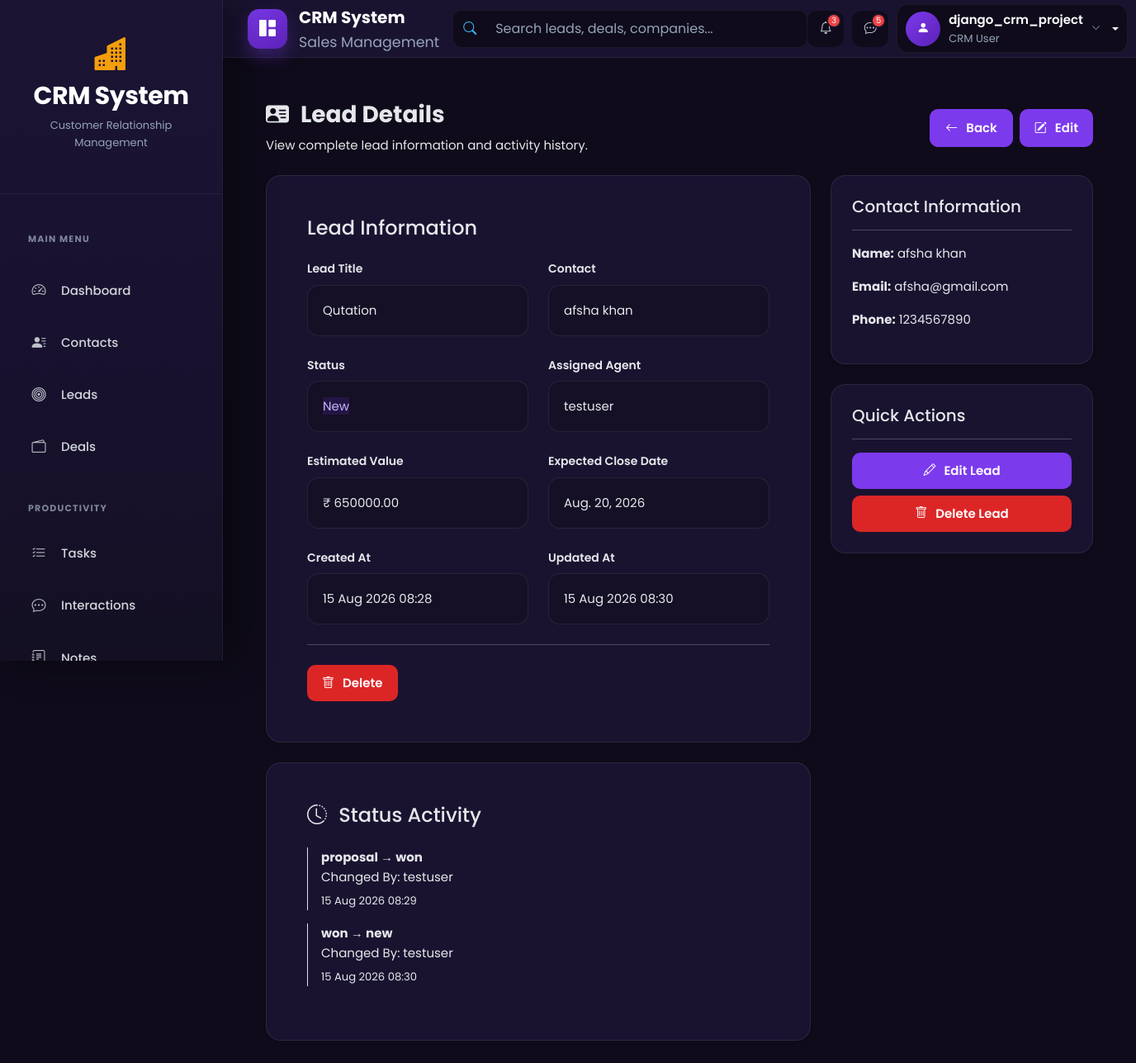
The app's page /leads/8/ (signed in) with its own data.
### accounts/models.py (models this page shows)
class CustomUser(AbstractUser):
    ROLE_CHOICES = (
        ('admin', 'Admin'),
        ('agent', 'Agent'),
    )
    role = models.CharField(max_length=10, choices=ROLE_CHOICES, default='agent')
    phone = models.CharField(max_length=15, blank=True, null=True)
    profile_pic = models.ImageField(upload_to="profiles/", blank=True, null=True)
    email = models.EmailField(unique=True)
    is_approved = models.BooleanField(default=False, help_text="Admin approval required for login")
    def __str__(self):
        return self.username

### leads/models.py (models this page shows, shortened)
class Lead(models.Model):
    STATUS_CHOICES = [
        ('new','New'),
        ('contacted','Contacted'),
        ('qualified','Qualified'),
        ('proposal','Proposal'),
        ('won','Won'),
        ('lost','Lost'),
    ]
    contact = models.ForeignKey(Contact,on_delete=models.CASCADE)
    title = models.CharField(max_length=200)
    status = models.CharField(max_length=20, choices=STATUS_CHOICES, default='new')
    assigned_to = models.ForeignKey(settings.AUTH_USER_MODEL, on_delete=models.SET_NULL, null=True,blank=True)
    estimated_value = models.DecimalField(max_digits=12, decimal_places=2, default=0)
    expected_close =models.DateField(null=True, blank=True)
    created_at = models.DateTimeField(auto_now_add=True)
    updated_at =models.DateTimeField(auto_now=True)

class LeadActivity(models.Model):
    lead = models.ForeignKey(Lead, on_delete=models.CASCADE, related_name='activities')
    old_status = models.CharField(max_length=20)
    new_status = models.CharField(max_length=20)
    changed_by = models.ForeignKey(settings.AUTH_USER_MODEL,on_delete=models.SET_NULL, null=True )
    changed_at = models.DateTimeField(auto_now_add=True)
    note = models.TextField(blank=True)

### contacts/models.py (models this page shows)
class Contact(models.Model):
    SOURCE_CHOICES = (
        ('website','Website'),
        ('referral','Referral'),
        ('social','Social Media'),
        ('cold_call','Cold Call'),
    )
    first_name = models.CharField(max_length=100)
    last_name = models.CharField(max_length=100)
    email = models.EmailField(unique=True)
    phone = models.CharField(max_length=20,blank=True)
    company = models.ForeignKey(Company,on_delete=models.SET_NULL,null=True,blank=True)
    assigned_to = models.ForeignKey(settings.AUTH_USER_MODEL,on_delete=models.SET_NULL,null=True,blank=True)
    source = models.CharField(max_length=20,choices=SOURCE_CHOICES)
    created_at = models.DateTimeField(auto_now_add=True)
    def __str__(self):
       return f"{self.first_name} {self.last_name}"

### leads/views.py (the view, shortened to what this page needs)
# urls.py: path("<int:pk>/", views.lead_detail, name="lead_detail"),
@login_required
def lead_detail(request,pk):
    lead = get_object_or_404(
        Lead.objects
        .select_related(
            "contact",
            "assigned_to"
        )
        .prefetch_related(
            "activities",
            "interactions",
            "notes"
        ),
        pk=pk
    )
    return render(
        request,
        "leads/lead_detail.html",
        {
            "lead":lead
        }
    )

### templates/leads/lead_detail.html (shortened to what this page needs)
{% extends "base.html" %} {% block title %} Lead Detail {% endblock %} {% block content %}
<div class="container-fluid">
  <div class="d-flex justify-content-between align-items-center mb-4">
    <div>
      <h2 class="crm-title">
        <i class="bi bi-person-vcard-fill me-2"></i>
        Lead Details
      </h2>
      <p class="mb-0">View complete lead information and activity history.</p>
    </div>
    <div class="d-flex gap-2">
      <a href="{% url 'leads:lead_list' %}" class="crm-btn-secondary">
        <i class="bi bi-arrow-left me-1"></i>
        Back
      </a>
      <a href="{% url 'leads:lead_edit' lead.id %}" class="crm-btn-primary">
        <i class="bi bi-pencil-square me-1"></i>
        Edit
      </a>
    </div>
  </div>
  <div class="row g-4">
    <div class="col-lg-8">
      <div class="crm-card shadow-sm">
        <div class="card-body p-4">
          <h4 class="mb-4">Lead Information</h4>
          <div class="row g-4">
            <div class="col-md-6">
              <label class="crm-label"> Lead Title </label>
              <div class="crm-detail-box">{{ lead.title }}</div>
            </div>
            <div class="col-md-6">
              <label class="crm-label"> Contact </label>
              <div class="crm-detail-box">
                {% if lead.contact %} {{ lead.contact }} {% else %} No Contact
                {% endif %}
              </div>
            </div>
            <div class="col-md-6">
              <label class="crm-label"> Status </label>
              <div class="crm-detail-box">
                {% if lead.status == "new" %}
                <span class="crm-badge-primary"> New </span>
                {% elif lead.status == "contacted" %}
                <span class="crm-badge-info"> Contacted </span>
                {% elif lead.status == "qualified" %}
                <span class="crm-badge-warning"> Qualified </span>
                {% elif lead.status == "proposal" %}
                <span class="crm-badge-secondary"> Proposal </span>
                {% elif lead.status == "won" %}
                <span class="crm-badge-success"> Won </span>
                {% elif lead.status == "lost" %}
                <span class="crm-badge-danger"> Lost </span>
                {% endif %}
              </div>
            </div>
            <div class="col-md-6">
              <label class="crm-label"> Assigned Agent </label>
              <div class="crm-detail-box">
                {% if lead.assigned_to %} {{ lead.assigned_to }} {% else %}
                Unassigned {% endif %}
              </div>
            </div>
            <div class="col-md-6">
              <label class="crm-label"> Estimated Value </label>
              <div class="crm-detail-box">
                ₹ {{ lead.estimated_value|floatformat:2 }}
              </div>
            </div>
            <div class="col-md-6">
              <label class="crm-label"> Expected Close Date </label>
              <div class="crm-detail-box">
                        {{ lead.expected_close }}
              </div>
            </div>
            <div class="col-md-6">
              <label class="crm-label"> Created At </label>
              <div class="crm-detail-box">
                {{ lead.created_at|date:"d M Y H:i" }}
              </div>
            </div>
            <div class="col-md-6">
              <label class="crm-label"> Updated At </label>
              <div class="crm-detail-box">
                {{ lead.updated_at|date:"d M Y H:i" }}
              </div>
            </div>
          </div>
          <hr class="my-4" />
          <div class="d-flex gap-2">
            <a
              href="{% url 'leads:lead_delete' lead.id %}"
              class="crm-btn-danger"
            >
              <i class="bi bi-trash me-1"></i>
              Delete
            </a>
          </div>
        </div>
      </div>
      <div class="crm-card shadow-sm mt-4">
        <div class="card-body p-4">
          <h4 class="mb-4">
            <i class="bi bi-clock-history me-2"></i>
            Status Activity
          </h4>
    {% for activity in lead.activities.all %}
<div class="border-start ps-3 mb-3">
    <strong>
        {{ activity.old_status }} → {{ activity.new_status }}
    </strong>
    <p class="mb-1">
        Changed By: {{ activity.changed_by|default:"System" }}
    </p>
    <small>
        {{ activity.changed_at|date:"d M Y H:i" }}
    </small>
</div>
{% empty %}
<p>No status changes yet.</p>
{% endfor %}
        </div>
      </div>
    </div>
    <div class="col-lg-4">
      <div class="crm-card shadow-sm mb-4">
        <div class="card-body">
          <h5>Contact Information</h5>
          <hr />
          {% if lead.contact %}
          <p>
            <strong>Name:</strong>
            {{ lead.contact }}
          </p>
          <p>
            <strong>Email:</strong>
            {{ lead.contact.email|default:"-" }}
          </p>
          <p>
            <strong>Phone:</strong>
            {{ lead.contact.phone|default:"-" }}
          </p>
          {% else %}
          <p class="text-muted">No contact linked.</p>
          {% endif %}
        </div>
      </div>
      <div class="crm-card shadow-sm">
        <div class="card-body">
          <h5>Quick Actions</h5>
          <hr />
          <a
            href="{% url 'leads:lead_edit' lead.id %}"
            class="crm-btn-primary w-100 mb-2"
          >
            <i class="bi bi-pencil me-1"></i>
            Edit Lead
          </a>
          <a
            href="{% url 'leads:lead_delete' lead.id %}"
            class="crm-btn-danger w-100"
          >
            <i class="bi bi-trash me-1"></i>
            Delete Lead
          </a>
        </div>
      </div>
    </div>
  </div>
</div>
{% endblock %}

### templates/includes/navbar.html (shortened to what this page needs)
<nav class="navbar navbar-expand-lg crm-navbar">
  <div class="container-fluid">
    <a class="navbar-brand crm-brand" href="{% url 'dashboard' %}">
      <div class="crm-brand-icon">
        <i class="bi bi-grid-1x2-fill"></i>
      </div>
      <div class="crm-brand-text">
        <span class="crm-brand-title"> CRM System </span>
        <small> Sales Management </small>
      </div>
    </a>
    <div class="collapse navbar-collapse" id="crmNavbar">
      <form class="crm-search mx-auto">
        <div class="input-group">
          <span class="input-group-text">
            <i class="bi bi-search"></i>
          </span>
          <input
            type="search"
            class="form-control"
            placeholder="Search leads, deals, companies..."
          />
        </div>
      </form>
      {% if user.is_authenticated %}
      <div class="crm-navbar-actions">
       <a href="javascript:void(0);" class="crm-nav-icon">
    <i class="bi bi-bell"></i>
    <span class="crm-nav-badge">3</span>
</a>
        <a href="#" class="crm-nav-icon">
          <i class="bi bi-chat-dots"></i>
          <span class="crm-nav-badge">5</span>
        </a>
        <div class="dropdown crm-user-dropdown">
          <a
            href="#"
            class="crm-user dropdown-toggle"
            role="button"
            data-bs-toggle="dropdown"
            aria-expanded="false"
          >
            <div class="crm-avatar">
              <i class="bi bi-person-fill"></i>
            </div>
            <div class="crm-user-info">
              <span class="crm-user-name"> {{ user.username }} </span>
<small>
    CRM User
</small>            </div>
            <i class="bi bi-chevron-down crm-arrow"></i>
          </a>
        </div>
      </div>
      {% else %}
      <div class="d-flex align-items-center gap-2 ms-auto">
        <a href="/accounts/login/" class="btn btn-outline-light"> Login </a>
        <a href="/accounts/register/" class="btn btn-primary"> Register </a>
      </div>
      {% endif %}
    </div>
  </div>
</nav>

### static/css/base.css (style rules this page uses)
*, *::before, *::after { margin:0; padding:0; box-sizing:border-box; }
html { scroll-behavior:smooth; }
body { font-family:"Poppins",sans-serif; background:#0f0b1a; color:#e5e7eb; font-size:15px; line-height:1.6; overflow-x:hidden; }

### static/css/components.css (style rules this page uses)
.crm-navbar { position:sticky; top:0; z-index:999; height:70px; margin-left:260px; background:#1a1330; border-bottom:1px solid rgba(255,255,255,.06); padding:0 28px; transition:.3s ease; }
.crm-navbar .container-fluid { height:100%; display:flex; align-items:center; justify-content:space-between; }
.crm-brand { display:flex; align-items:center; gap:14px; text-decoration:none; }
.crm-brand-icon { width:48px; height:48px; display:flex; align-items:center; justify-content:center; border-radius:14px; background:linear-gradient( 135deg, #7c3aed, #5b21b6 ); box-shadow: 0 10px 20px rgba(124,58,237,.30); }
.crm-brand-icon i { color:#fff; font-size:20px; }
.crm-brand-title { color:#fff; font-size:20px; font-weight:700; }
.crm-brand-text { display:flex; flex-direction:column; }
.crm-brand-text small { color:#94a3b8; }
.crm-search { width:430px; }
.crm-search .input-group { height:46px; border-radius:12px; overflow:hidden; background:#0f0b1a; border:1px solid rgba(255,255,255,.06); }
.crm-search .input-group-text { background:#0f0b1a; border:none; color:#38bdf8; }
.crm-search input { background:#0f0b1a !important; border:none !important; color:#fff !important; }
.crm-search input::placeholder { color:#94a3b8; }
.crm-navbar-actions { display:flex; align-items:center; gap:10px; }
.crm-nav-icon { width:44px; height:44px; border-radius:12px; display:flex; align-items:center; justify-content:center; background:#0f0b1a; color:#cbd5e1; position:relative; text-decoration:none; transition:.3s; }
.crm-nav-badge { position:absolute; top:3px; right:3px; width:18px; height:18px; border-radius:50%; background:#ef4444; color:#fff; font-size:10px; display:flex; align-items:center; justify-content:center; border:2px solid #1a1330; }
.crm-user { display:flex; align-items:center; gap:10px; padding:6px 10px; background:#0f0b1a; border-radius:14px; border:1px solid rgba(255,255,255,.06); color:#fff; text-decoration:none; }
.crm-avatar { width:42px; height:42px; border-radius:50%; display:flex; align-items:center; justify-content:center; background:linear-gradient( 135deg, #7c3aed, #5b21b6 ); }
.crm-avatar i { color:#fff; }
.crm-user-info { display:flex; flex-direction:column; }
.crm-user-name { font-weight:600; }
.crm-user-info small { color:#94a3b8; }
.crm-arrow { font-size:11px; color:#94a3b8; }
.crm-card { background:#1a1330; border-radius:18px; border:1px solid rgba(255,255,255,.08); box-shadow: 0 15px 35px rgba(0,0,0,.25); padding:25px; color:#e5e7eb; }
.crm-title { color:#e5e7eb; font-size:28px; font-weight:700; }
.crm-btn-primary, .crm-btn-secondary, .crm-btn-danger { display:inline-flex; align-items:center; justify-content:center; gap:6px; padding:10px 18px; border-radius:10px; font-weight:600; text-decoration:none; transition:.3s; }
.crm-btn-primary { background:#7c3aed; color:#fff; }
.crm-btn-secondary { background:#7c3aed; color:#fff; border:1px solid #7c3aed; }
.crm-btn-danger { background:#dc2626; color:#fff; }
.crm-label { color:#d4d4d8; font-weight:600; margin-bottom:8px; display:block; }
.crm-detail-box { background:#0f0b1a; padding:15px; border-radius:12px; border:1px solid rgba(255,255,255,.08); color:#e5e7eb; }

### records on screen
CustomUser: username "django_crm_project"
Lead: title "Qutation", contact "afsha khan", assigned_to "testuser", estimated_value "650000.00", expected_close "Aug. 20, 2026", created_at "15 Aug 2026 08:28", updated_at "15 Aug 2026 08:30", contact.email "afsha@gmail.com", contact.phone "1234567890"
LeadActivity: old_status "proposal", new_status "won", changed_by "testuser", changed_at "15 Aug 2026 08:29"
LeadActivity: old_status "won", new_status "new", changed_by "testuser", changed_at "15 Aug 2026 08:30"
